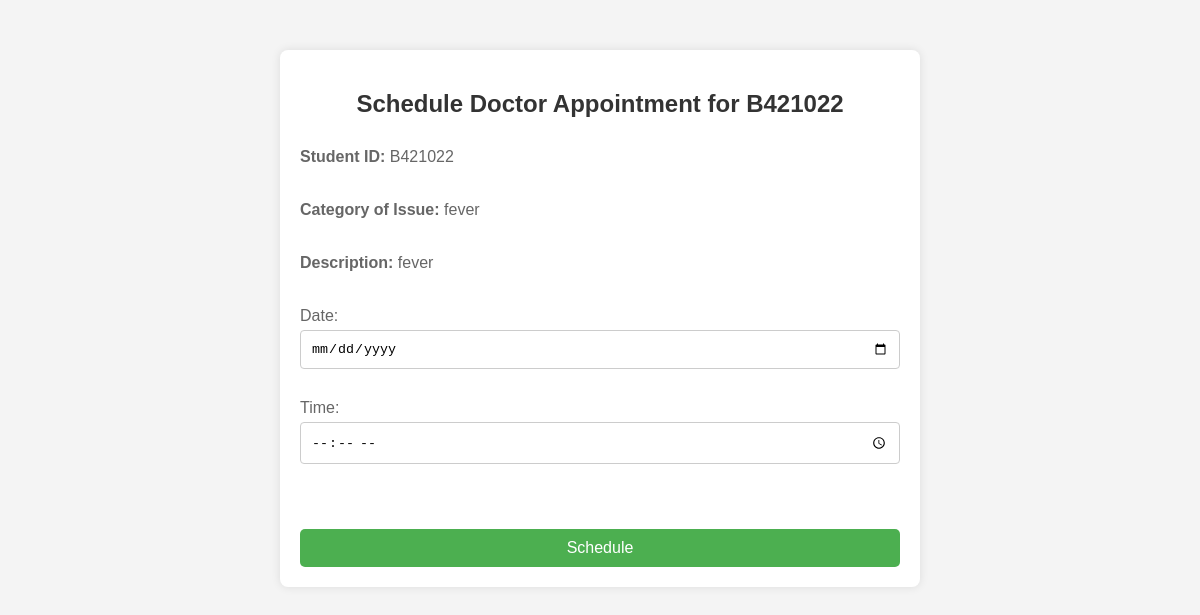
Screenshot of /appoint-date/1/ with the database file from the repository.
### users/models.py (models this page shows, shortened)
class DoctorAppointment(models.Model):
    student = models.ForeignKey(User, on_delete=models.CASCADE)
    category_of_issue = models.CharField(max_length=100)
    description = models.TextField()
    appointment_date = models.DateTimeField(null=True, blank=True)

### users/views.py (the view)
# urls.py: path('appoint-date/<int:appointment_id>/', views.set_appointment_date, name='set_appointment_date'),
def set_appointment_date(request, appointment_id):
    appointment = get_object_or_404(DoctorAppointment, id=appointment_id)
    if request.method == 'POST':
        form = AppointmentDateForm(request.POST)
        if form.is_valid():
            date = form.cleaned_data['date']
            time = form.cleaned_data['time']
            appointment_date = f"{date} {time}"
            appointment.appointment_date = appointment_date
            appointment.save()
            subject = 'Doctor Appointment Scheduled'
            text_content = f"Your doctor appointment date has been scheduled on {appointment_date}."
            html_content = f"""
                <p>Your doctor appointment date has been scheduled for <strong>{appointment_date}</strong>.</p>
            """
            email_from = settings.EMAIL_HOST_USER
            recipient_list = [appointment.student.email]
            msg = EmailMultiAlternatives(subject, text_content, email_from, recipient_list)
            msg.attach_alternative(html_content, "text/html")
            msg.send()
            return redirect('appointment_date_success')
    else:
        form = AppointmentDateForm()
    return render(request, 'doctor_appointment/set_appointment_date.html', {'form': form, 'appointment': appointment})

### users/forms.py
class AppointmentDateForm(forms.ModelForm):
    date = forms.DateField(widget=forms.DateInput(attrs={'type': 'date'}))
    time = forms.TimeField(widget=forms.TimeInput(attrs={'type': 'time'}))
    class Meta:
        model = DoctorAppointment
        fields = ['date', 'time']

### users/templates/doctor_appointment/set_appointment_date.html (shortened to what this page needs)
<!DOCTYPE html>
<html>
<head>
</head>
<body>
    <div class="container">
        <h2>Schedule Doctor Appointment for {{ appointment.student.username|slice:":1"|capfirst }}{{ appointment.student.username|slice:"1:" }}</h2>
        <form method="post">
            <div class="form-group">
                <p><strong>Student ID:</strong> {{ appointment.student.username|slice:":1"|capfirst }}{{ appointment.student.username|slice:"1:" }}</p>
            </div>
            <div class="form-group">
                <p><strong>Category of Issue:</strong> {{ appointment.category_of_issue }}</p>
            </div>
            <div class="form-group">
                <p><strong>Description:</strong> {{ appointment.description }}</p>
            </div>
            <div class="form-group">
                {{ form.as_p }}
            </div>
            <button type="submit">Schedule</button>
        </form>
    </div>
</body>
</html>

### users/templates/doctor_appointment/set_appointment_date.html (style rules this page uses)
body { font-family: Arial, sans-serif; margin: 0; padding: 0; background-color: #f4f4f4; }
.container { width: 50%; margin: auto; background: #fff; padding: 20px; box-shadow: 0 0 10px rgba(0, 0, 0, 0.1); border-radius: 8px; margin-top: 50px; }
h2 { text-align: center; color: #333; }
form { display: flex; flex-direction: column; }
p { font-size: 16px; color: #666; }
form p { margin: 10px 0; }
button { background-color: #4CAF50; color: white; padding: 10px 20px; border: none; border-radius: 5px; cursor: pointer; font-size: 16px; margin-top: 20px; transition: background-color 0.3s; }
input[type="date"], input[type="time"] { padding: 10px; margin: 5px 0 20px 0; display: inline-block; border: 1px solid #ccc; border-radius: 4px; box-sizing: border-box; width: 100%; }
.form-group { margin-bottom: 15px; }

### rows the page displays
DoctorAppointment: student.username "B", student.username "421022", category_of_issue "fever", description "fever"
